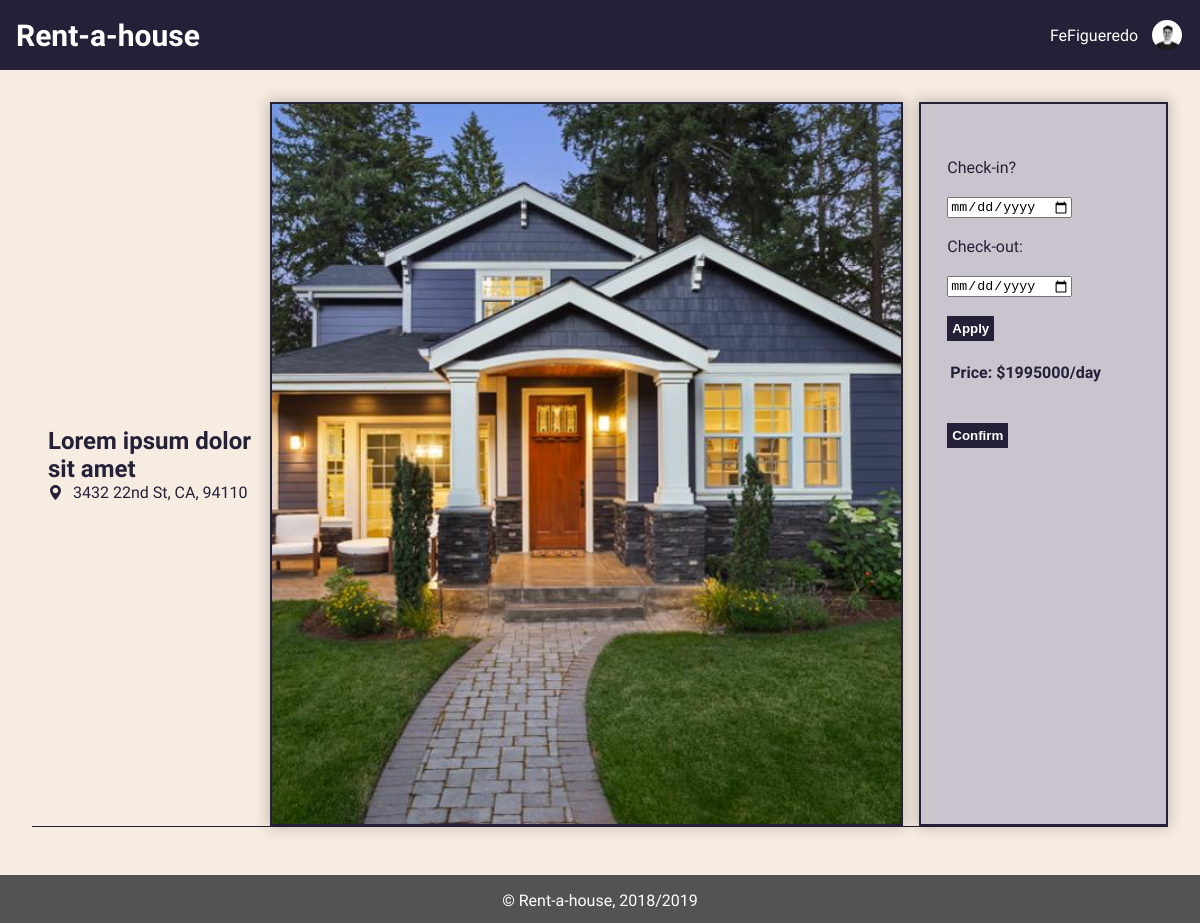
/pages/rental.php?id=1 (signed in), run on the app's committed database.
### tables this page shows
CREATE TABLE house (
  id INTEGER PRIMARY KEY AUTOINCREMENT,
  type VARCHAR,
  room INTEGER,
  bathroom INTEGER,
  price DOUBLE,
  published DATE,
  address VARCHAR, 
  location VARCHAR,
  state VARCHAR,
  postCode VARCHAR,  
  description VARCHAR,
  title VARCHAR,
  owner VARCHAR REFERENCES user
);

CREATE TABLE houseimages (
  id INTEGER PRIMARY KEY AUTOINCREMENT,
  houseID integer REFERENCES house,
  image VARCHAR
);

### database/db_utils.php (called while the page is built, shortened)
<?php
    include_once('connection.php');
    function getHouse($id){
        global $db;
        $stmt = $db->prepare("SELECT * FROM house WHERE id='".$id."'");
        $stmt->execute();
        $aux = $stmt->fetch();
        return $aux;
    }
    function getHouseImages($houseID){
        global $db;
        $stmt = $db->prepare("SELECT * FROM houseimages  WHERE houseID = '".$houseID."'");
        $stmt->execute();
        $aux = $stmt->fetchAll();
        return $aux;
    }
?>

### pages/rental.php (the view, shortened to what this page needs)
<?php
    include_once('../templates/templates.php');
    include_once('../database/connection.php');
    include_once('../database/db_utils.php');
    if(isset($_GET['id'])){
        $id = $_GET['id'];
        $house = getHouse($id);
    }
    $images = getHouseImages($id);
?>
    <article class="house-body">
        <div id="house-header">
                <div id="house-title">
                    <h2><?=$house["title"]?></h2>
                    <div id="house-location">
                        <p><?=$house["address"].", ".$house["state"].", ".$house["postCode"]?></p>
                    </div>
                </div>
                <section id="house-image-contact">
                    <img  src="../images/houses/<?=$images[0]['image']?>" alt="HouseImg">
                    <div id="house-contact-owner">
                    <?php
                        $priceDay = $house["price"];
                    ?>
                    <div id="rental_info">
                        <br><br><label>Check-in?</label><br><br>
                        <input type="date" name="checkin" id="checkin">
                        <br><br><label>Check-out:</label><br><br>
                        <input type="date" name="checkout" id="checkout">
                        <br><br><?php echo "<button type='button' onclick='date($priceDay)' id='button' class='utils-btn'>";?>Apply</button><br><br>
                        <table id="table">
                            <tr><th>Price:</th><th>$<?=$house["price"]?>/day</th></tr>
                        </table>
                        <br><br><button class="utils-btn">Confirm</button>
                    </div>
                    </div>
                </section>
        </div>
    </article>

### css/style.css (style rules this page uses)
:root { --main-color-1: #242038; --main-color-2: #725AC1; --main-color-3: #8D86C9; --main-color-4: #CAC4CE; --main-color-5: #F7ECE1; --main-color-6: white; --main-color-7: rgba(0,0,0,.2); --main-color-8: rgb(0, 0, 0); --main-color-9: rgb(83, 83, 83); --error: rgb(245, 89, 71); --success: rgb(75,181,67); }
html { margin: 0; padding: 0; width: 100%; }
body { display: flex; flex-direction: column; font-family: 'Exo 2', sans-serif; background-color: var(--main-color-5); color: var(--main-color-1); margin: 0; padding: 0; min-height: 100vh; width: 100%; }
#rental_info { padding-left: 5%; }
.utils-btn { background-color:var(--main-color-1); display:inline-block; cursor:pointer; color:var(--main-color-6); font-weight:bold; padding: 5px; text-decoration:none; border: none; transition: background-color 0.5s; position: relative; }
.house-body { flex: auto; padding: 2em; display: flex; flex-direction: column; }
#house-header { display: flex; flex-direction: row; border-bottom: 1px solid var(--main-color-1); margin-bottom: 1em; }
#house-title { padding: 1em; border-radius: 10px; margin: auto auto auto 0; float: right; }
#house-title h2 { margin: auto; color: var(--main-color-1) }
#house-title p { color: var(--main-color-1); margin: auto 0; }
#house-location { margin: auto; display: flex; flex-direction: row; vertical-align: middle; }
#house-location svg { fill: var(--main-color-1); width: 15px; margin-right: 10px; }
#house-image-contact { display: flex; flex-direction: row; }
#house-image-contact>img { border: 2px solid var(--main-color-1); margin: auto auto auto 0; float: left; width: 70%; height: 45em; vertical-align: middle; object-fit: cover; box-shadow: 0 0 0.8rem 0.2rem var(--main-color-7); margin-right: 1em; }
#house-contact-owner { border: 2px solid var(--main-color-1); float: right; margin: 0 0 0 auto; display: flex; flex-direction: column; background-color: var(--main-color-4); width: 25%; padding: 1em; box-shadow: 0 0 0.8rem 0.2rem var(--main-color-7); }

### data on the page
house: title "Lorem ipsum dolor sit amet", address "3432 22nd St", state "CA", postCode "94110", price "1995000"
houseimages: image (picture)

### other printed values
$_SESSION['username'] "FeFigueredo"
